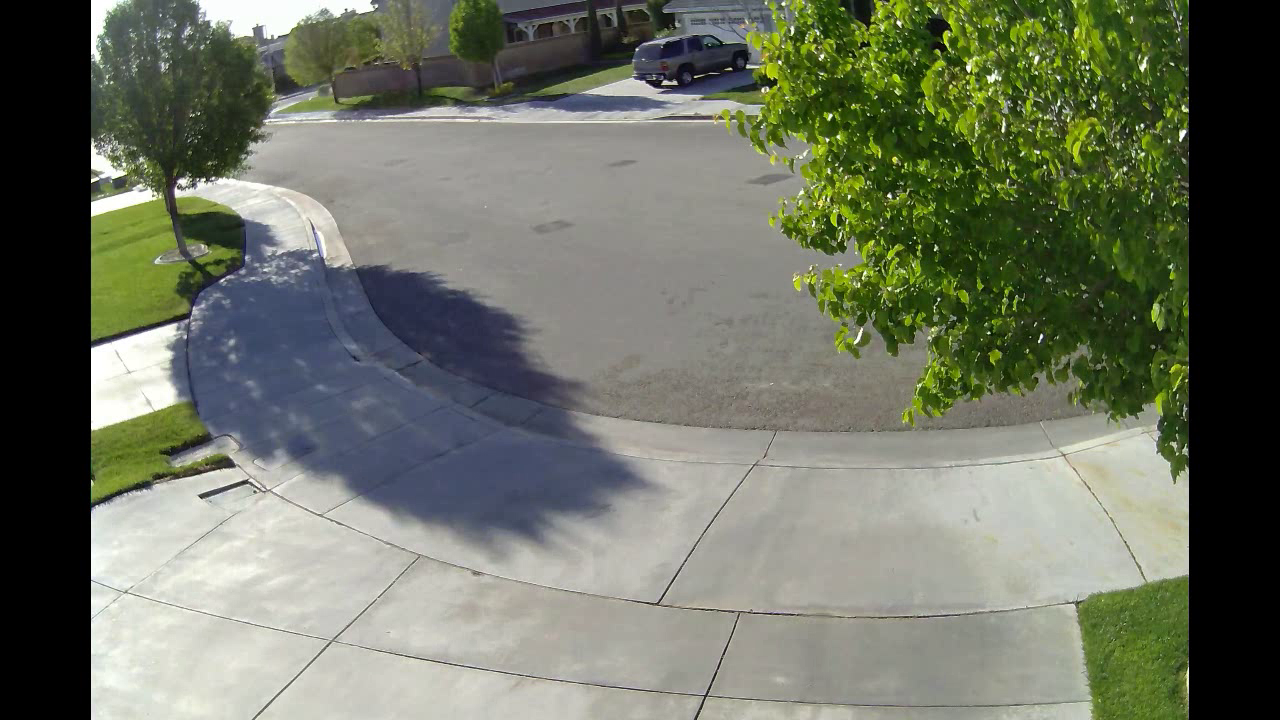
#> input picture background2.png, 1280 x 720 px, found by its file name
$ python a.py
#> lines starting #> are read from the running program, lines starting #| are printed output that depends on the picture; after the words box and inside, x2 and y2 are one past the last pixel; in counts of white or black regions, pixels touching at a corner belong together; pictures that were not available may be replaced by others from this repository, and a replacement may not be noted
import cv2

background_path = r"D:\work\cctv python\background2.png"
background = cv2.imread(background_path)
#> background is the input picture: shape (720, 1280, 3); mean B, G, R 99, 115.3, 109.8

# Check if the background image is loaded successfully
if background is None:
    print(f"Error: Unable to load background image from {background_path}")
    exit()

background = cv2.cvtColor(background, cv2.COLOR_BGR2GRAY)
#> background: shape (720, 1280)
background = cv2.GaussianBlur(background, (21, 21), 0)

video_path = r"D:\work\cctv python\testing.mp4"
video = cv2.VideoCapture(video_path)

# Check if the video file is opened successfully
if not video.isOpened():
    print(f"Error: Unable to open video file at {video_path}")
    exit()

while True:
    status, frame = video.read()
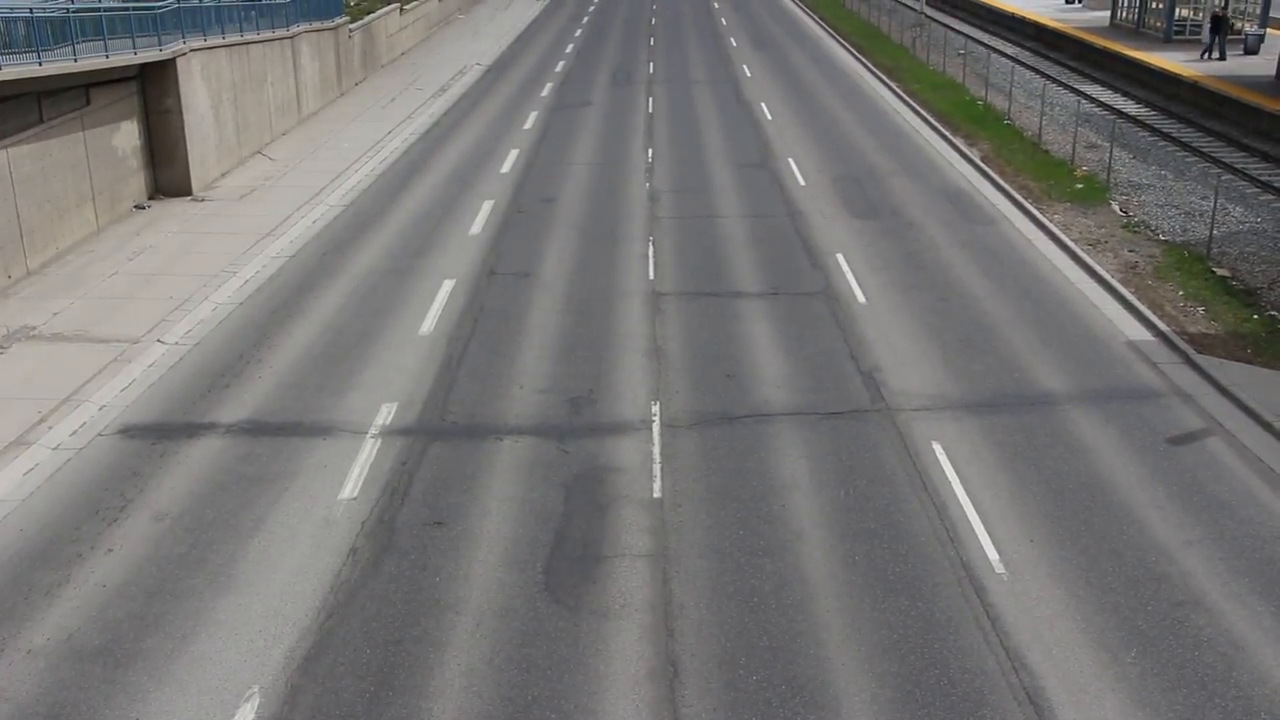
#> input picture frame 71 of Cars Moving On Road Stock Footage - Free Download.mp4, 1280 x 720 px, given in place of testing.mp4, which was not available
#> frame is the input picture: shape (720, 1280, 3); mean B, G, R 117, 117.9, 119.2

    # Check if the video frame is read successfully
    if not status:
        print("Error: Unable to read video frame")
        break

    gray = cv2.cvtColor(frame, cv2.COLOR_BGR2GRAY)
    gray = cv2.GaussianBlur(gray, (21, 21), 0)

    diff = cv2.absdiff(background, gray)
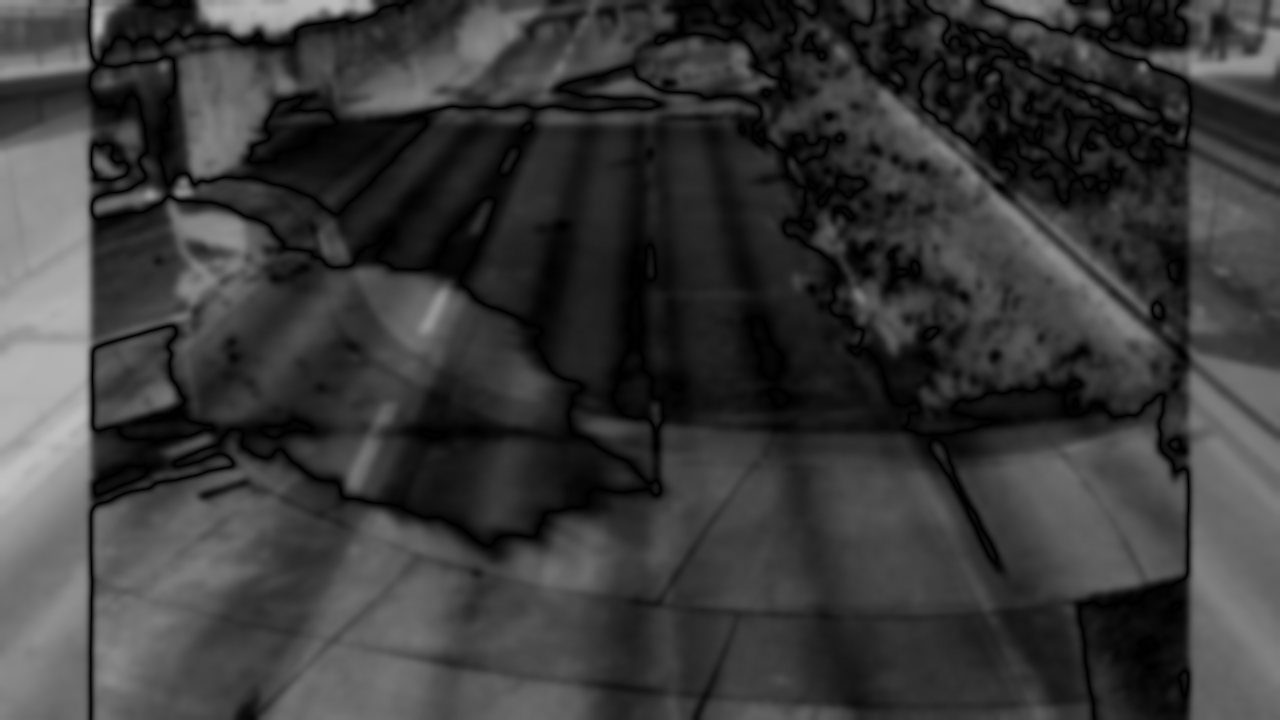
#> diff: shape (720, 1280); min 0, max 192, mean 57.8

    thresh = cv2.threshold(diff, 30, 255, cv2.THRESH_BINARY)[1]
#> thresh: shape (720, 1280); 72% white; 70 black regions (19 under 20 px), largest, box (x1, y1, x2, y2) and area: (82, 0, 1280, 720) 239475, (1000, 607, 1078, 703) 3368, (815, 609, 889, 711) 2790
    thresh = cv2.dilate(thresh, None, iterations=2)
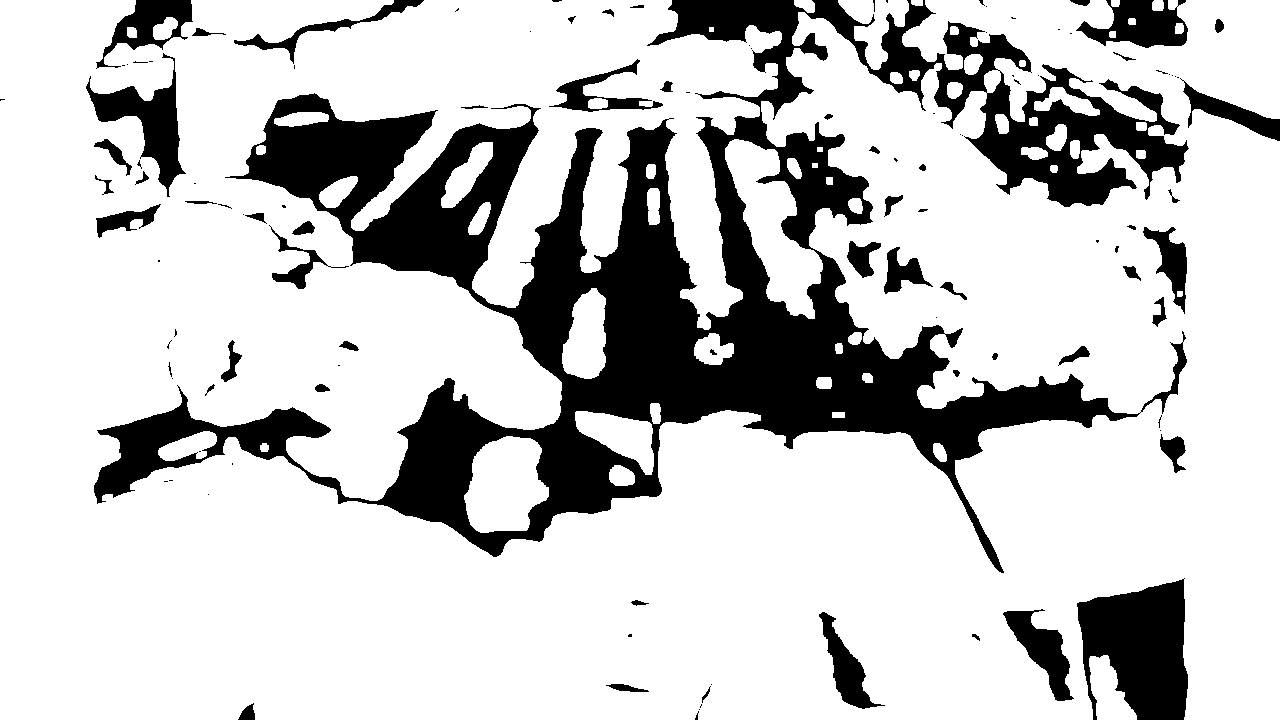
#> thresh: shape (720, 1280); 78.4% white; 112 black regions (57 under 20 px)

    cnts, res = cv2.findContours(thresh.copy(), cv2.RETR_EXTERNAL, cv2.CHAIN_APPROX_SIMPLE)
#> cnts = 46 contours, 1 with area under 20; largest, box (x1, y1, x2, y2) and area: (0, 0, 1280, 720) 716002, (725, 139, 823, 319) 7732, (464, 436, 549, 533) 5988, (562, 288, 606, 379) 2884, (575, 411, 654, 475) 2604; res = 46 rows, first 6: [1, -1, -1, -1], [2, 0, -1, -1], [3, 1, -1, -1], [4, 2, -1, -1], [5, 3, -1, -1], [6, 4, -1, -1]

    for contour in cnts:
        if cv2.contourArea(contour) < 10000:
            continue
        (x, y, w, h) = cv2.boundingRect(contour)
        cv2.rectangle(frame, (x, y), (x + w, y + h), (0, 255, 0), 3)
#> this loop made 46 passes
#> contour on passes 7, 22, 24, 35: [[832, 412], [832, 417], [844, 417], [844, 412]], [[812, 163], [812, 167], [817, 167], [817, 163]], [[817, 147], [817, 151], [822, 151], [822, 147]], [[709, 27], [709, 31], [713, 31], [713, 27]]
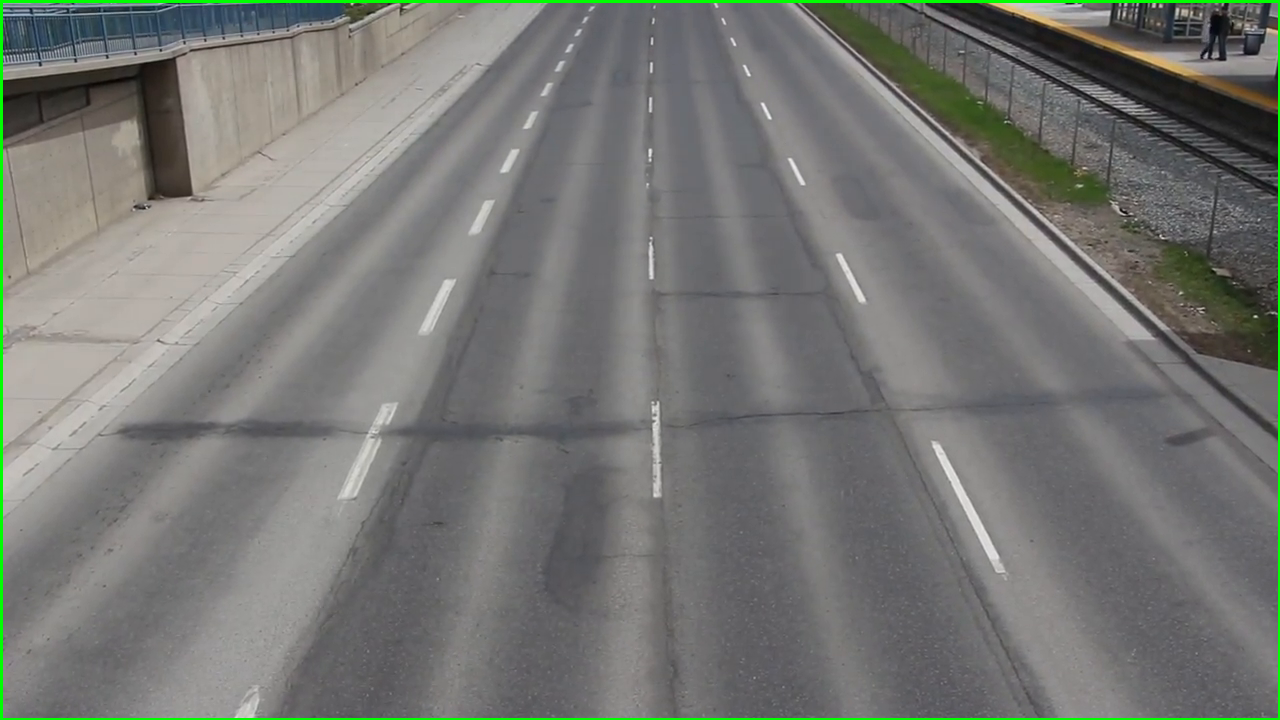
#> frame: shape (720, 1280, 3); 1.08% of pixels changed, all inside (x1, y1, x2, y2) = (0, 0, 1280, 720)

    cv2.imshow("All Contours", frame)

    key = cv2.waitKey(1)
#> (key q is pressed here)
    if key == ord('q'):
        break

video.release()
cv2.destroyAllWindows()
